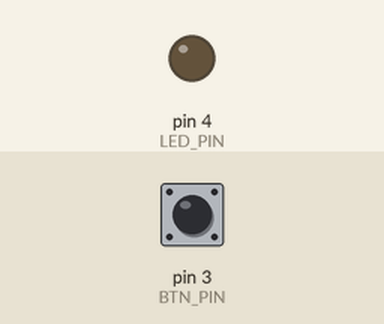
Simulated run of this sketch. Board: Arduino Uno, built with avr-gcc and run on an emulated ATmega328P. Shown: output pins drawn as LEDs (lit = HIGH). The test bench sets the inputs (shaded band); at power-on: pin 3 (BTN_PIN) HIGH.

Above: at 1.2 s.
1.3 s: pin 3 (BTN_PIN) pulled LOW for 0.15 s
At 2.7 s:
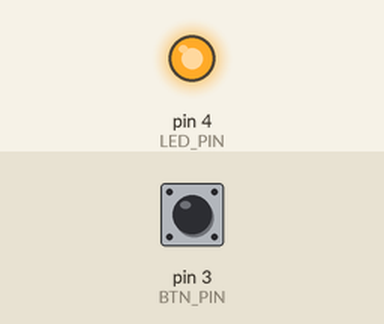
3.5 s: pin 3 (BTN_PIN) pulled LOW for 1 s
At 5.4 s:
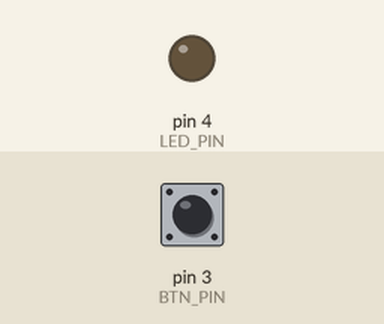
6.0 s: pin 3 (BTN_PIN) pulled LOW for 3.2 s
At 6.9 s:
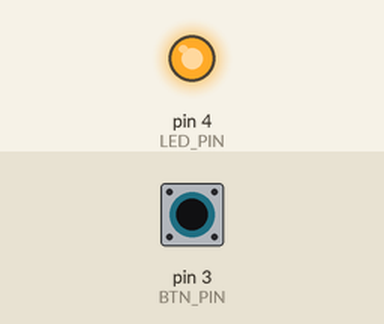
Timing chart, 0 to 9.0 s (numbered marks = the images above; inputs shaded):
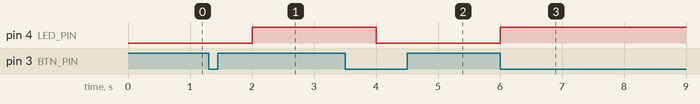

The sketch:

ButtonPullupInterrupt.ino
```cpp
#define BTN_PIN 3
#define LED_PIN 4

boolean ledState = false;
volatile boolean shouldChangeState = false;

void setup() {
  //Serial.begin(9600);
  pinMode(BTN_PIN, INPUT_PULLUP);
  pinMode(LED_PIN, OUTPUT);
  attachInterrupt(digitalPinToInterrupt(BTN_PIN), onBtnChange, FALLING);
}

void loop() {
  if (shouldChangeState) {
    ledState = !ledState;
    shouldChangeState = false;
  }
  if (ledState) {
    digitalWrite(LED_PIN, HIGH);
  } else {
    digitalWrite(LED_PIN, LOW);
  }
  delay(1000);
}

void onBtnChange() {
  shouldChangeState = true;
}
```

Measured:
- after the input at 1.3 s, pin 4 (LED_PIN): LOW → HIGH after 0.70 s
- after the input at 3.5 s, pin 4 (LED_PIN): HIGH → LOW after 0.50 s
- after the input at 6.0 s, pin 4 (LED_PIN): LOW → HIGH at once
